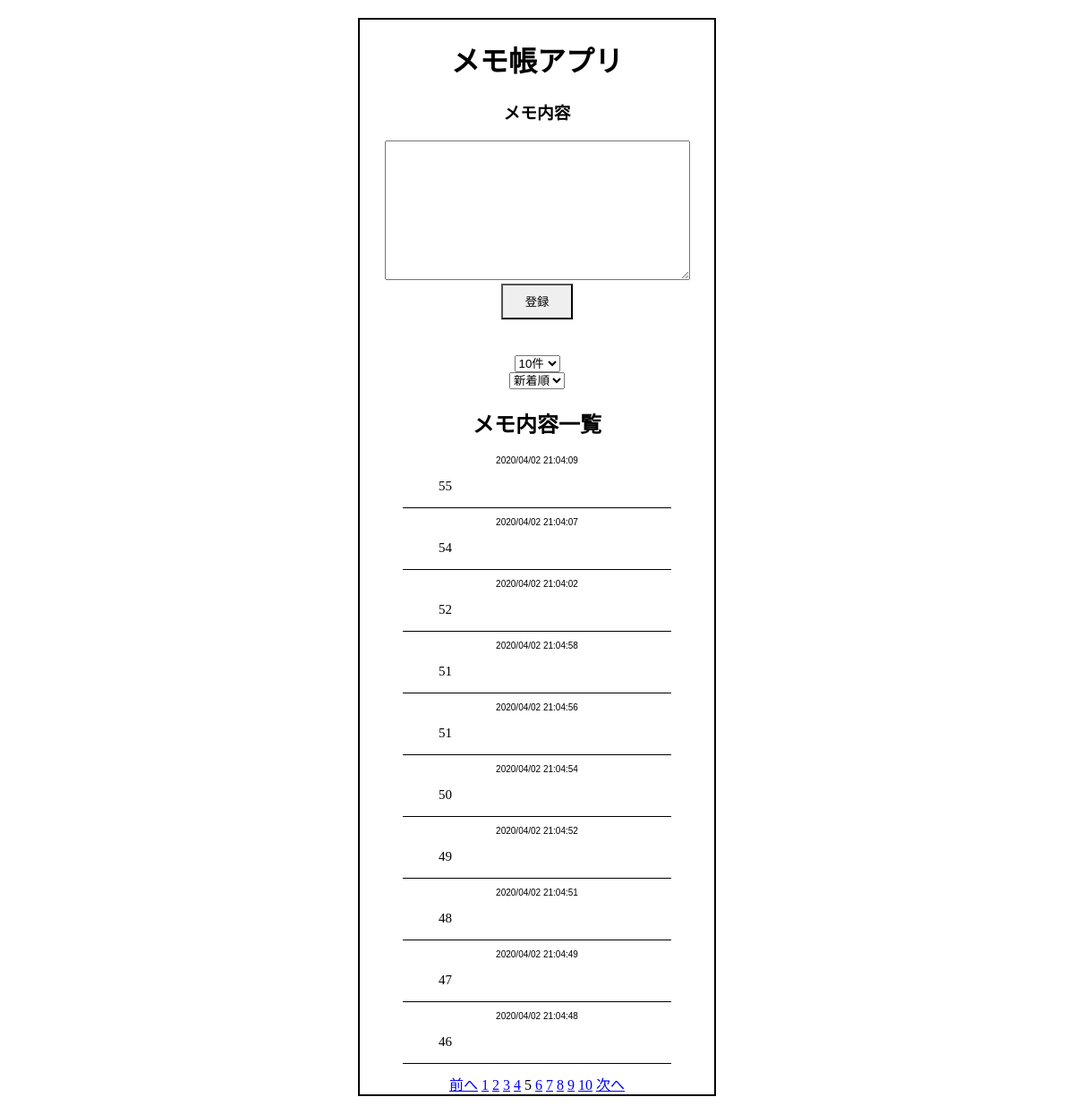
The page /5 on the database its author committed.
### memo_app/models.py (models this page shows, shortened)
class Memo(models.Model):
    content = models.CharField(max_length=2000)
    update_datetime = models.DateTimeField(auto_now_add=True)

### memo_app/views.py (the view)
# urls.py: path('', views.index, name='index'),
def index(request, now_page=1):
    if 'record_number' in request.session:
        record_number = request.session['record_number']
    else:
        record_number = 10
    record_number_form = RecordNumberForm()
    record_number_form.initial = {'record_number': str(record_number)}
    if 'order_option' in request.session:
        order_option = request.session['order_option']
    else:
        order_option = 'new'
    order_option_form = SortForm()
    order_option_form.initial ={'order_option': str(order_option)}
    if order_option == 'new':
        memos = Memo.objects.all().order_by('update_datetime').reverse()
    else:
        memos = Memo.objects.all().order_by('update_datetime')
    page = Paginator(memos, record_number)
    params = {
        'page': page.get_page(now_page),
        'form': PostForm(),
        'record_number_form': record_number_form,
        'order_option_form': order_option_form,
}
    return render(request, 'index.html', params)

### memo_app/forms.py
class PostForm(forms.ModelForm):
    class Meta:
        model = Memo
        fields = ['content']
        widgets = {
            'content': forms.Textarea
        }

class RecordNumberForm(forms.Form):
    record_number = forms.ChoiceField(
        widget=forms.Select(attrs={'onchange': 'submit(this.form)'}),
        choices=CHOICE_FIELD_RECODE_NUMBERS
    )

### memo_app/templates/index.html (shortened to what this page needs)
 {% extends "layout.html" %}
 {% block content %}
    <h1>メモ帳アプリ</h1>
    <div class="memo-form">
      <h3>メモ内容</h3>
      <form action="{% url 'post' %}" method="post">
        <div class="text-memo">
          {{ form.content }}
        </div>
        <div class="post-form">
            <input id='submit-button' type="submit" value="登録" class="post-botton">
        </div>
      </form>
    </div>
    <form action="{% url 'set_record_number' %}" method="post">
        <div class="slct01">
            {{ record_number_form.record_number }}
        </div>
    </form>
    <form action="{% url 'set_order_option' %}" method="post">
        <div class="slct02">
            {{ order_option_form.order_option }}
        </div>
    </form>
  <div class="top_box">
    <h2>メモ内容一覧</h2>
    {% for memo in page %}
    <div class="memo_contents">
      <p class="time">{{ memo.update_datetime|date:"Y/m/d H:m:s" }}</p>
      <p class="contents">{{ memo.content }}</p>
    </div>
    {% endfor %}
  </div>
  <div class="pagination">
    {% if page.has_previous %}
    <a href="{% url 'index' %}{{ page.previous_page_number }}">前へ</a>
    {% endif %}
    {% for num in page.paginator.page_range %}
        {% if page.number == num %}
            <span class="current">{{ page.number }}</span>
        {% else %}
            <a href="{% url 'index' %}{{ num }}">{{ num }}</a>
        {% endif %}
    {% endfor %}
    {% if page.has_next %}
    <a href="{% url 'index' %}{{ page.next_page_number }}">次へ</a>
    {% endif %}
  </div>
</body>
{% endblock %}

### memo_app/static/style.css (style rules this page uses)
body { text-align:center; border:2px solid #000; margin:20px 400px; }
h1 { font-family:serif; }
.post-form { margin:0 auto; height:80px; }
#submit-button { height:40px; width:80px; border-radius: 0; }
.memo_contents { margin:10px auto; border-bottom: 0.5px solid #000; width:300px; }
.time { font-size: 10px; font-family: sans-serif; }
.contents { text-align:left; padding-left:40px; font-size: 15px; font-family:serif; }

### rows shown on the page
Memo: update_datetime "2020/04/02 21:04:09", content "55"
Memo: update_datetime "2020/04/02 21:04:07", content "54"
Memo: update_datetime "2020/04/02 21:04:02", content "52"
Memo: update_datetime "2020/04/02 21:04:58", content "51"
Memo: update_datetime "2020/04/02 21:04:56", content "51"
Memo: update_datetime "2020/04/02 21:04:54", content "50"
Memo: update_datetime "2020/04/02 21:04:52", content "49"
Memo: update_datetime "2020/04/02 21:04:51", content "48"
Memo: update_datetime "2020/04/02 21:04:49", content "47"
Memo: update_datetime "2020/04/02 21:04:48", content "46"

### other values the page prints
{{ num }} "1" "2" "3" "4" "6" "7" "8" "9" "10"
{{ page.number }} "5"
